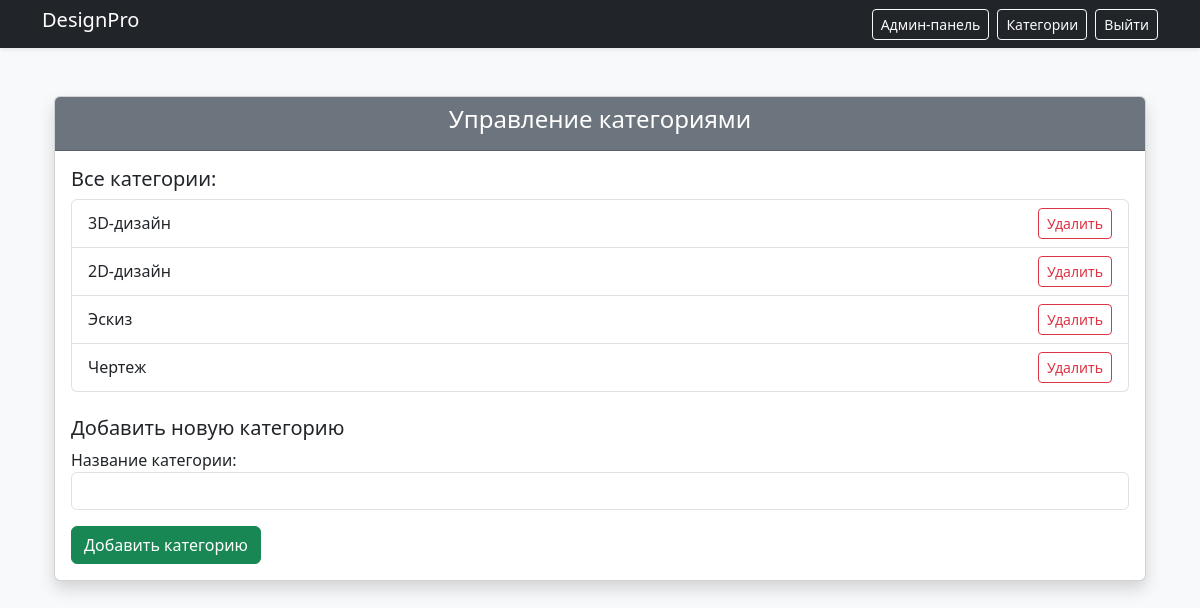
Before: /catalog/category (signed in) with the older database file.
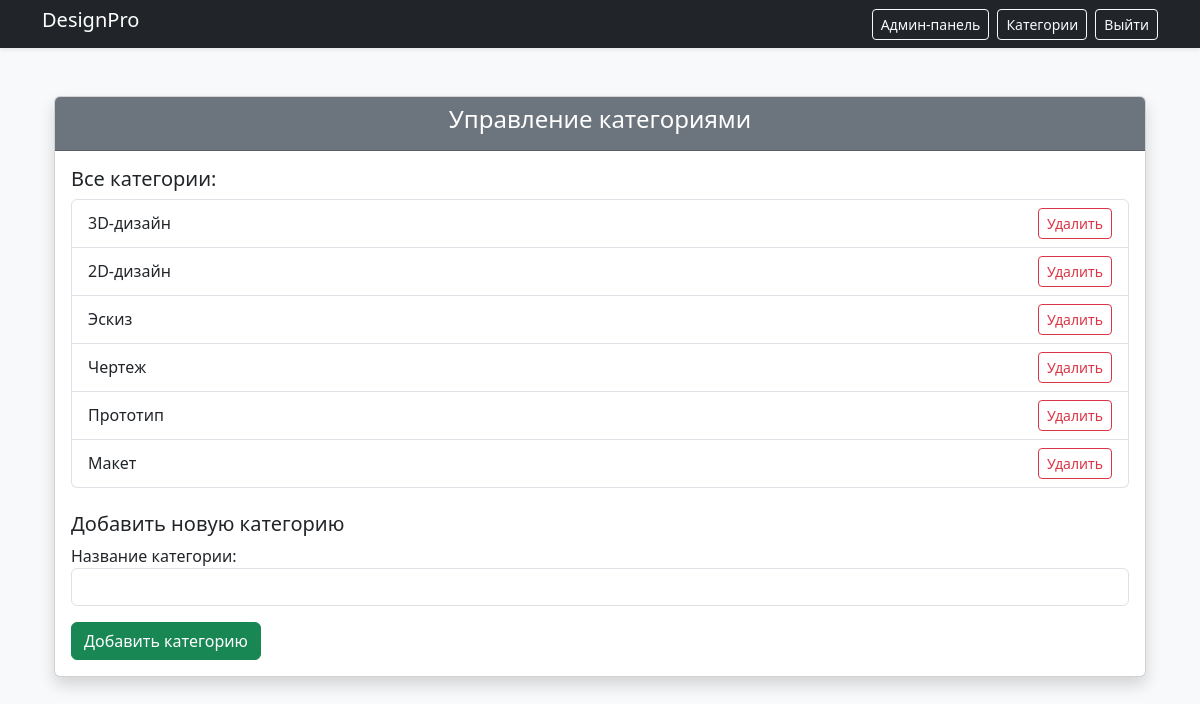
After: the same page with the newer database file.
### catalog/models.py (models this page shows, shortened)
class Category(models.Model):
    name = models.CharField(max_length=200)

### catalog/views.py (the view)
# urls.py: path('category', views.category_view, name='category'),
@login_required
@permission_required('catalog.moderator_access')
def category_view(request):
    if request.method == 'POST':
        form = CategoryCreationForm(request.POST)
        if form.is_valid():
            form.save()
            return redirect('category')
    else:
        form = CategoryCreationForm()
    list_categories = Category.objects.all()
    return render(request, 'catalog/category.html', {
        'list_categories': list_categories,
        'form': form
    })

### catalog/forms.py
class CategoryCreationForm(forms.ModelForm):
    name = forms.CharField(
        max_length=200,
        required=True,
        label='Название категории',
        widget=forms.TextInput(attrs={'class': 'form-control'})
    )
    class Meta:
        model = Category
        fields = ['name']

### catalog/templates/catalog/category.html (shortened to what this page needs)
{% extends 'catalog/base_template.html' %}
{% block content %}
<div class="container mt-4">
    <div class="card shadow">
        <div class="card-header bg-secondary text-white text-center">
            <h4>Управление категориями</h4>
        </div>
        <div class="card-body">
            <h5>Все категории:</h5>
            <ul class="list-group mb-4">
                {% for category in list_categories %}
                    <li class="list-group-item d-flex justify-content-between align-items-center">
                        {{ category.name }}
                        <a href="{% url 'delete_category' category.pk %}" class="btn btn-sm btn-outline-danger"
                           onclick="return confirm('Вы уверены, что хотите удалить эту категорию?')">
                            Удалить
                        </a>
                    </li>
                {% endfor %}
            </ul>
            <h5>Добавить новую категорию</h5>
            <form method="post" enctype="multipart/form-data">
                <div class="mb-3">
                    {{ form.name.label_tag }}
                    {{ form.name }}
                </div>
                <button type="submit" class="btn btn-success">Добавить категорию</button>
            </form>
        </div>
    </div>
</div>
{% endblock %}

### catalog/templates/catalog/base_template.html (shortened to what this page needs)
<!doctype html>
<html lang="ru">
<head>
    {% load django_bootstrap5 %}
    {% bootstrap_css %}
</head>
<body class="bg-light">
    <header class="bg-dark text-white shadow-sm">
        <div class="container">
            <div class="d-flex justify-content-between align-items-center py-2">
                <a href="{% url 'index' %}" class="text-white text-decoration-none h5">DesignPro</a>
                <div class="d-flex gap-2">
                    {% if user.is_authenticated and perms.catalog.moderator_access %}
                        <a href="{% url 'admin_panel' %}" class="btn btn-outline-light btn-sm">Админ-панель</a>
                        <a href="{% url 'category' %}" class="btn btn-outline-light btn-sm">Категории</a>
                    {% endif %}
                    {% if user.is_authenticated %}
                        <a href="{% url 'logout' %}" class="btn btn-outline-light btn-sm">Выйти</a>
                    {% else %}
                        <a href="{% url 'login' %}" class="btn btn-outline-light btn-sm">Войти</a>
                        <a href="{% url 'register' %}" class="btn btn-primary btn-sm">Регистрация</a>
                    {% endif %}
                </div>
            </div>
        </div>
    </header>
    <main class="container my-5">
        {% block content %}
        {% endblock %}
    </main>
</body>
</html>

Changed rows visible on the page:
added Category: name "Прототип"
added Category: name "Макет"
